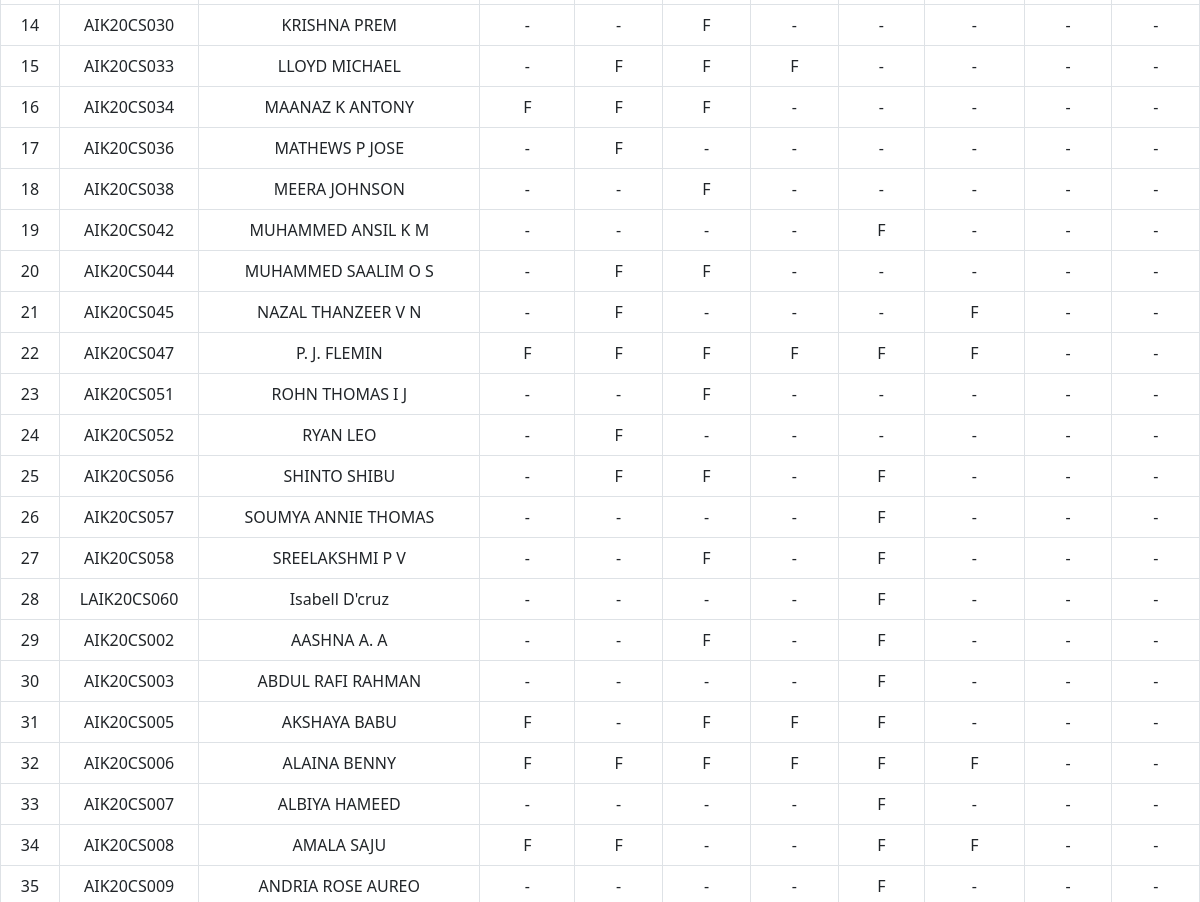
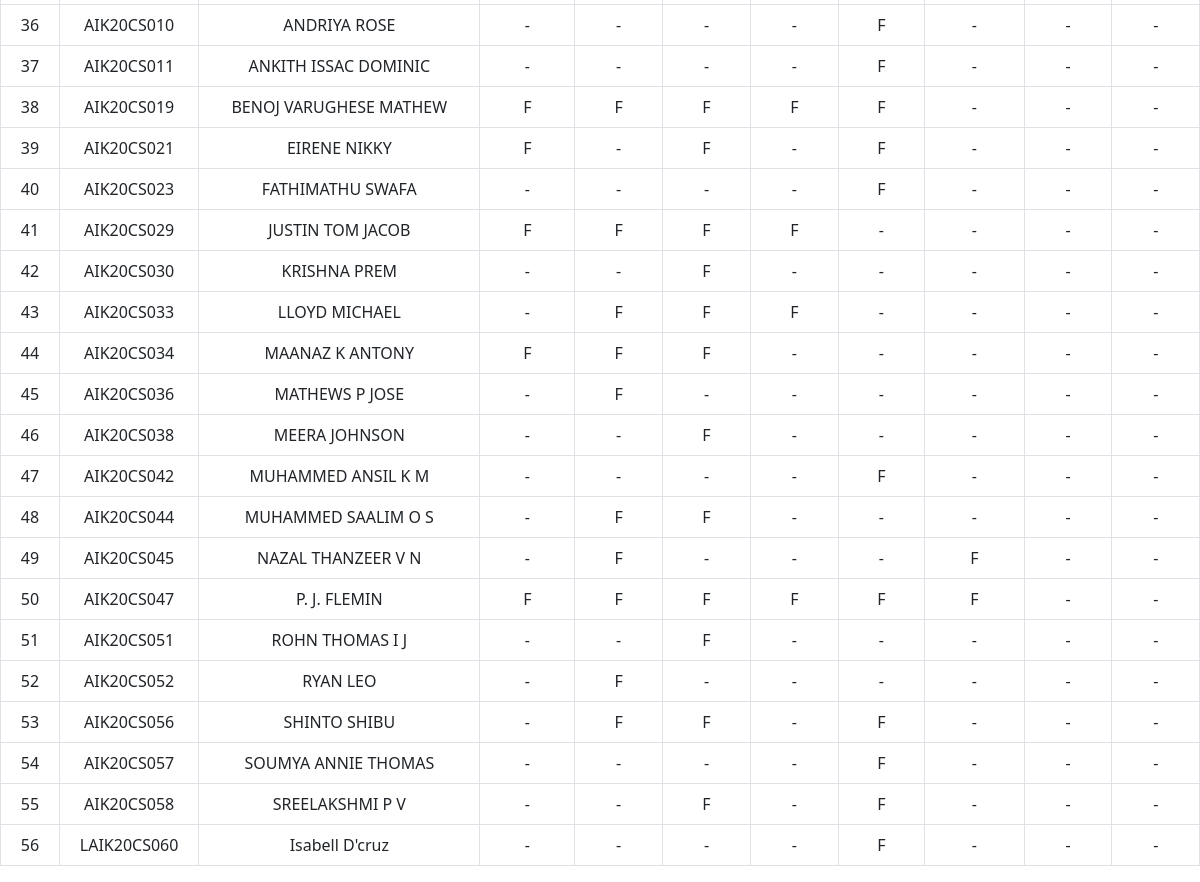
The app's page /f_grade (lower part), older data (2 pictures, top to bottom).
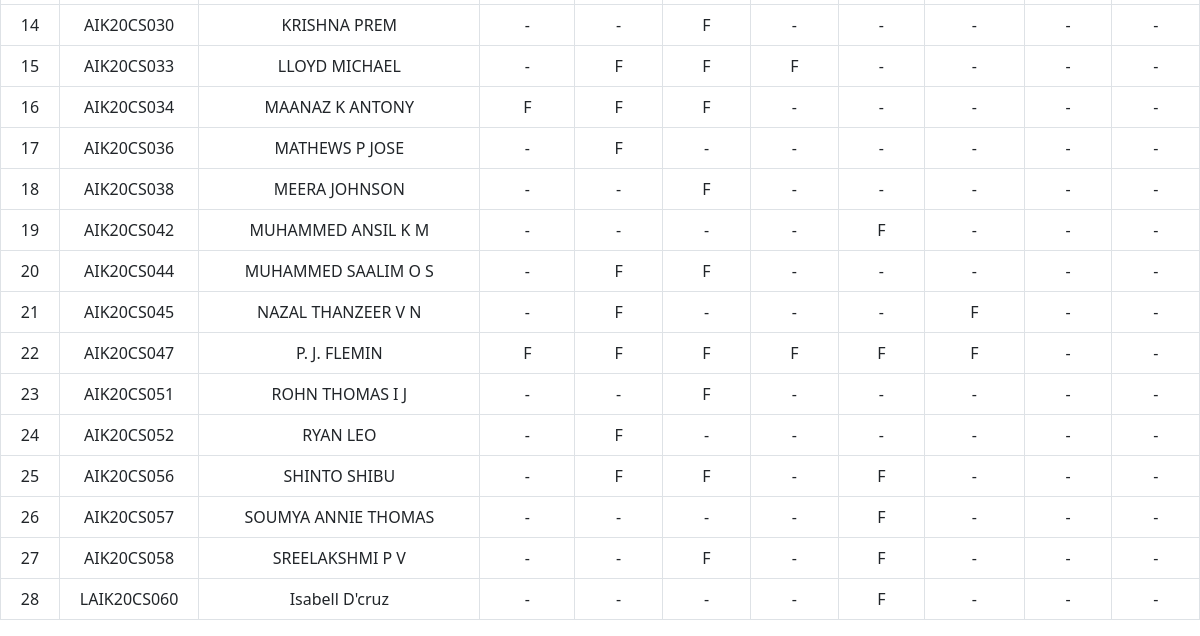
The same page, newer data.
### main.py (models this page shows)
class Student(db.Model):
    id = db.Column(db.Integer,primary_key=True)
    RegNo = db.Column(db.String(10),nullable=False)
    Name = db.Column(db.String(50),nullable=False)
    MAT206 = db.Column(db.String(10),nullable=False)
    CST202 = db.Column(db.String(10),nullable=False)
    CST204 = db.Column(db.String(10),nullable=False)
    CST206 = db.Column(db.String(10),nullable=False)
    EST200 = db.Column(db.String(10),nullable=False)
    MCN202 = db.Column(db.String(10),nullable=False)
    CSL202 = db.Column(db.String(10),nullable=False)
    CSL204 = db.Column(db.String(10),nullable=False)
    Earned_Credits = db.Column(db.Integer,nullable=False)
    Cumilative_Credits = db.Column(db.Integer,nullable=False)
    SGPA = db.Column(db.Integer,nullable=False)
    CGPA = db.Column(db.Integer,nullable=False)

### main.py (the view)
@app.route('/f_grade', methods=['GET'])
def f_grade():
    students_f_grade = Student.query.filter(
        ( Student.MAT206.ilike( 'F' ) ) |
        ( Student.CST202.ilike( 'F' ) ) |
        ( Student.CST204.ilike( 'F' ) ) |
        ( Student.CST206.ilike( 'F' ) ) |
        ( Student.EST200.ilike( 'F' ) ) |
        ( Student.MCN202.ilike( 'F' ) ) |
        ( Student.CSL202.ilike( 'F' ) ) |
        ( Student.CSL204.ilike( 'F' ) )
    ).all()
    return render_template('F_grade.html', students=students_f_grade)

### templates/F_grade.html (shortened to what this page needs)
{% extends 'base.html' %}
{% block body %}
<table class="table table-hover text-center table-bordered">
            <tbody>
                {% for student in students %}
                <tr>
                    <td scope="row">{{ loop.index }}</td>
                    <td>{{ student.RegNo }}</td>
                    <td>{{ student.Name }}</td>
                    {% if student.MAT206 == "F" %}
                        <td>{{ student.MAT206 }}</td>
                    {% else %}
                        <td> - </td>
                    {% endif %}
                    {% if student.CST202 == "F" %}
                        <td>{{ student.CST202 }}</td>
                    {% else %}
                        <td> - </td>
                    {% endif %}
                    {% if student.CST204 == "F" %}
                        <td>{{ student.CST204 }}</td>
                    {% else %}
                    <td> - </td>
                    {% endif %}
                    {% if student.CST206 == "F" %}
                        <td>{{ student.CST206 }}</td>
                    {% else %}
                    <td> - </td>
                    {% endif %}
                    {% if student.EST200 == "F" %}
                        <td>{{ student.EST200 }}</td>
                    {% else %}
                    <td> - </td>
                    {% endif %}
                    {% if student.MCN202 == "F" %}
                        <td>{{ student.MCN202 }}</td>
                    {% else %}
                    <td> - </td>
                    {% endif %}
                    {% if student.CSL202 == "F" %}
                        <td>{{ student.CSL202 }}</td>
                    {% else %}
                    <td> - </td>
                    {% endif %}
                    {% if student.CSL204 == "F" %}
                        <td>{{ student.CSL204 }}</td>
                    {% else %}
                    <td> - </td>
                    {% endif %}
                </tr>
                {% endfor %}
            </tbody>
        </table>
{% endblock body %}

Row changes from the older to the newer data that the page shows:
removed Student: RegNo "AIK20CS002", Name "AASHNA A. A", CST204 "F", EST200 "F"
removed Student: RegNo "AIK20CS003", Name "ABDUL RAFI RAHMAN", EST200 "F"
removed Student: RegNo "AIK20CS005", Name "AKSHAYA BABU", MAT206 "F", CST204 "F", CST206 "F", EST200 "F"
removed Student: RegNo "AIK20CS006", Name "ALAINA BENNY", MAT206 "F", CST202 "F", CST204 "F", CST206 "F", EST200 "F", MCN202 "F"
removed Student: RegNo "AIK20CS007", Name "ALBIYA HAMEED", EST200 "F"
removed Student: RegNo "AIK20CS008", Name "AMALA SAJU", MAT206 "F", CST202 "F", EST200 "F", MCN202 "F"
removed Student: RegNo "AIK20CS009", Name "ANDRIA ROSE AUREO", EST200 "F"
removed Student: RegNo "AIK20CS010", Name "ANDRIYA ROSE", EST200 "F"
removed Student: RegNo "AIK20CS011", Name "ANKITH ISSAC DOMINIC", EST200 "F"
removed Student: RegNo "AIK20CS019", Name "BENOJ VARUGHESE MATHEW", MAT206 "F", CST202 "F", CST204 "F", CST206 "F", EST200 "F"
removed Student: RegNo "AIK20CS021", Name "EIRENE NIKKY", MAT206 "F", CST204 "F", EST200 "F"
removed Student: RegNo "AIK20CS023", Name "FATHIMATHU SWAFA", EST200 "F"
removed Student: RegNo "AIK20CS029", Name "JUSTIN TOM JACOB", MAT206 "F", CST202 "F", CST204 "F", CST206 "F"
removed Student: RegNo "AIK20CS030", Name "KRISHNA PREM", CST204 "F"
removed Student: RegNo "AIK20CS033", Name "LLOYD MICHAEL", CST202 "F", CST204 "F", CST206 "F"
removed Student: RegNo "AIK20CS034", Name "MAANAZ K ANTONY", MAT206 "F", CST202 "F", CST204 "F"
removed Student: RegNo "AIK20CS036", Name "MATHEWS P JOSE", CST202 "F"
removed Student: RegNo "AIK20CS038", Name "MEERA JOHNSON", CST204 "F"
removed Student: RegNo "AIK20CS042", Name "MUHAMMED ANSIL K M", EST200 "F"
removed Student: RegNo "AIK20CS044", Name "MUHAMMED SAALIM O S", CST202 "F", CST204 "F"
removed Student: RegNo "AIK20CS045", Name "NAZAL THANZEER V N", CST202 "F", MCN202 "F"
removed Student: RegNo "AIK20CS047", Name "P. J. FLEMIN", MAT206 "F", CST202 "F", CST204 "F", CST206 "F", EST200 "F", MCN202 "F"
removed Student: RegNo "AIK20CS051", Name "ROHN THOMAS I J", CST204 "F"
removed Student: RegNo "AIK20CS052", Name "RYAN LEO", CST202 "F"
removed Student: RegNo "AIK20CS056", Name "SHINTO SHIBU", CST202 "F", CST204 "F", EST200 "F"
removed Student: RegNo "AIK20CS057", Name "SOUMYA ANNIE THOMAS", EST200 "F"
removed Student: RegNo "AIK20CS058", Name "SREELAKSHMI P V", CST204 "F", EST200 "F"
removed Student: RegNo "LAIK20CS060", Name "Isabell D'cruz", EST200 "F"
